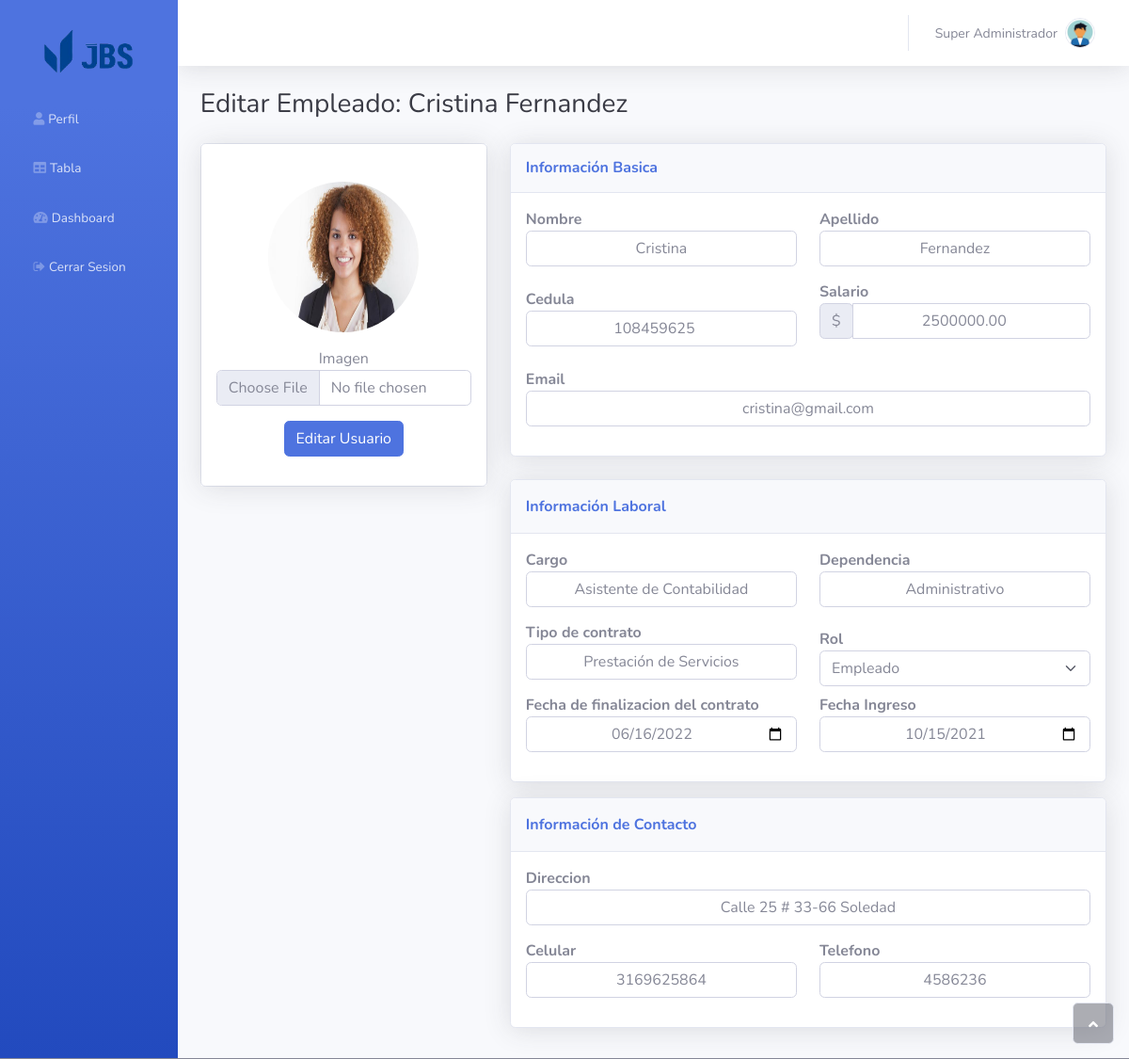
Page /system/edit/8 (signed in) on the earlier database version.
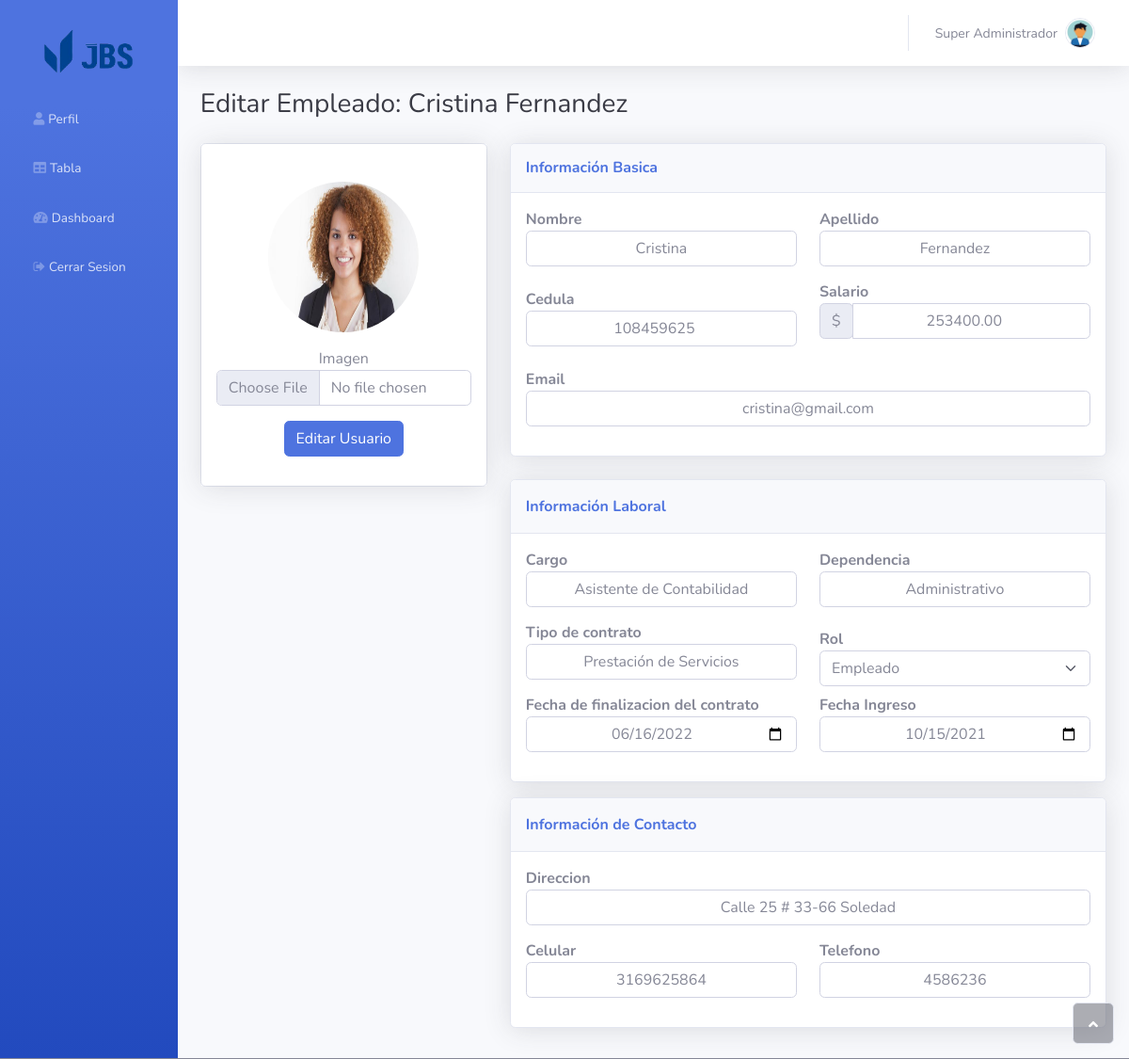
Same page on the later database version.
### flaskr/models/usuario.py (models this page shows, shortened)
class Usuario(UserMixin, sqla.Model):
    idUsuario = sqla.Column(sqla.Integer, primary_key=True, nullable=False)
    correo = sqla.Column(sqla.Text, nullable=False, unique=True)
    password = sqla.Column(sqla.Text, nullable=False)
    nombre = sqla.Column(sqla.Text, nullable=False)
    apellido = sqla.Column(sqla.Text, nullable=False)
    cedula = sqla.Column(sqla.Integer, nullable=False, unique=True)
    fecha_ingreso = sqla.Column(sqla.DateTime, nullable=False)
    fecha_contrato = sqla.Column(sqla.DateTime, nullable=False)
    tipo_contrato = sqla.Column(sqla.Text, nullable=False)
    cargo = sqla.Column(sqla.Text, nullable=False)
    dependencia = sqla.Column(sqla.Text, nullable=False)
    salario = sqla.Column(sqla.Float, nullable=False)
    estado = sqla.Column(sqla.Boolean, nullable=False, default=1)
    uuid = sqla.Column(sqla.String(64), nullable=False, default=lambda: str(uuid4()))
    idRol = sqla.Column(sqla.Integer, sqla.ForeignKey('rol.idRol'), nullable=False)
    nombreRol = sqla.relationship('Rol', backref=sqla.backref('usuarios', lazy=True))
    direccion = sqla.Column(sqla.String, nullable=False)
    celular = sqla.Column(sqla.Integer, nullable=False)
    telefono = sqla.Column(sqla.Integer, nullable=False)
    image = sqla.Column(sqla.Text, nullable=False)

### flaskr/system.py (the view, shortened to what this page needs)
@bp.route("/edit/<int:usuario_id>", methods=("GET", "POST"))
@login_required
@admin_required
def edit(usuario_id):
    error = None
    usuario = Usuario.query.filter_by(idUsuario=usuario_id, estado=1).first()
    if not usuario:
        error = "El usuario con este id no se encuentra en la base de datos"
    if error is None:
        form = NewUserForm()
        categorias =[]
        for i in range(current_user.idRol, 3):
            rol = Rol.query.filter_by(idRol=i+1).first()
            rol_choice = (rol.idRol, rol)
            categorias.append(rol_choice)
        form.idRol.choices = categorias
        form.correo.data = usuario.correo
        form.nombre.data = usuario.nombre
        form.apellido.data = usuario.apellido
        form.cedula.data = usuario.cedula
        form.fecha_ingreso.data = usuario.fecha_ingreso
        form.fecha_contrato.data = usuario.fecha_contrato
        form.tipo_contrato.data = usuario.tipo_contrato
        form.cargo.data = usuario.cargo
        form.dependencia.data = usuario.dependencia
        form.salario.data = usuario.salario
        form.idRol.data = usuario.idRol
        form.direccion.data = usuario.direccion
        form.celular.data = usuario.celular
        form.telefono.data = usuario.telefono
        return render_template('system/edit.html',usuario=usuario, form=form)
    flash(error, "danger")
    return redirect(url_for('system.table'))

### flaskr/forms.py (called while the page is built)
    def __call__(self, field, **kwargs):
        kwargs.setdefault('id', field.id)
        kwargs.setdefault('type', self.input_type)
        kwargs.setdefault("step", "100")
        if 'value' not in kwargs:
            kwargs['value'] = field._value()
        if 'required' not in kwargs and 'required' in getattr(field, 'flags', []):
            kwargs['required'] = True
        return Markup("""
                <div class="input-group mb-3">
                    <div class="input-group-prepend">
                        <span class="input-group-text">$</span>
                    </div>
                    <input %s>
                </div>""" % self.html_params(name=field.name, **kwargs))

### flaskr/models/rol.py (called while the page is built)
    def __repr__(self):
        return self.tipo

### flaskr/models/usuario.py (called while the page is built)
@login_manager.user_loader
def load_user(user_uuid):
    return Usuario.query.filter_by(uuid=user_uuid).first()

### flaskr/system.py (called while the page is built)
def admin_required(view):
        @functools.wraps(view)
        def wrapped_view(**kwargs):
            if current_user.idRol == 3:
                return redirect(url_for("system.profile"))
            return view(**kwargs)
        return wrapped_view

### flaskr/templates/system/edit.html (shortened to what the changed rows need)
{% extends 'base_after.html' %}
{% set active_page = 'Editar Usuario' %}
{% from "_error_messages.html" import error_messages %}
{% from "_flash_messages.html" import flash_messages %}
{% from "_retroalimentacion.html" import retroalimentacion %}
{% block container %}
<h3 class="text-dark mb-4">Editar Empleado: {{usuario.nombre}} {{usuario.apellido}}</h3>
<form action="{{ url_for('system.edit', usuario_id=usuario.idUsuario ) }}" method="POST" enctype="multipart/form-data">
    <div class="row mb-3">
        <div class="col-lg-4">
            <div class="card mb-3">
                <div class="card-body text-center shadow">
                    <img id="user_img" class="rounded-circle mb-3 mt-4" src="{% if usuario.image %} {{ url_for('system.uploads', filename=usuario.image) }} {% else %} {{ url_for('static', filename='img/avatars/avatar.jpeg') }} {% endif %}" width="160" height="160">
                    <div class="mb-3">
                        {{form.image.label}}
                        {{form.image(class="form-control")}}
                    </div>
                        {{form.submit(class="btn btn-primary", value="Editar Usuario")}}
                </div>
            </div>
        </div>
        <div class="col-lg-8">
            <div class="row">
                <div class="col">
                    <div class="card shadow mb-4">
                        <div class="card-body">
                            {% set flashes = get_flashed_messages(with_categories=true) %}
                            <div class="row">
                                <div class="col" style="text-align: left;margin: auto;">
                                    <div>
                                        {{ form.nombre.label(class="text-secondary fw-bold", style="margin: auto;") }}
                                        {{ form.nombre(class="form-control") }}
                                    </div>
                                </div>
                                <div class="col" style="text-align: left;margin: auto;">
                                    <div>
                                        {{ form.apellido.label(class="text-secondary fw-bold", style="margin: auto;") }}
                                        {{ form.apellido(class="form-control") }}
                                    </div>
                                </div>
                            </div>
                            <div class="row">
                                <div class="col" style="text-align: left;margin: auto;">
                                    <div>
                                        {{ form.cedula.label(class="text-secondary fw-bold", style="margin: auto;") }}
                                        {{ form.cedula(class="form-control") }}
                                    </div>
                                </div>
                                <div class="col" style="text-align: left;margin: auto;">
                                    <div>
                                        {{ form.salario(class="form-control") }}
                                    </div>
                                </div>
                            </div>
                            <div class="row">
                                <div class="col" style="text-align: left;margin: auto;">
                                    <div>
                                        {{ form.correo.label(class="text-secondary fw-bold", style="margin: auto;") }}
                                        {{ form.correo(class="form-control") }}
                                    </div>
                                </div>
                            </div>
                        </div>
                    </div>
                    <div class="card shadow mb-3">
                        <div class="card-body">
                            <div class="row">
                                <div class="col" style="text-align: left;margin: auto;">
                                    <div>
                                        {{ form.cargo.label(class="text-secondary fw-bold", style="margin: auto;") }}
                                        {{ form.cargo(class="form-control") }}
                                    </div>
                                </div>
                                <div class="col" style="text-align: left;margin: auto;">
                                    <div>
                                        {{ form.dependencia.label(class="text-secondary fw-bold", style="margin: auto;") }}
                                        {{ form.dependencia(class="form-control") }}
                                    </div>
                                </div>
                            </div>
                            <div class="row">
                                <div class="col" style="text-align: left;margin: auto;">
                                    <div>
                                        {{ form.tipo_contrato.label(class="text-secondary fw-bold", style="margin: auto;") }}
                                        {{ form.tipo_contrato(class="form-control") }}
                                    </div>
                                </div>
                                <div class="col" style="text-align: left;margin: auto;">
                                    <div>
                                        {{ form.idRol.label(class="text-secondary fw-bold", style="margin: auto;") }}
                                        {{ form.idRol(class="form-select") }}
                                    </div>
                                </div>
                            </div>
                            <div class="row">
                                <div class="col" style="text-align: left;margin: auto;">
                                    <div>
                                        {{ form.fecha_contrato.label(class="text-secondary fw-bold", style="margin: auto;") }}
                                        {{ form.fecha_contrato(class="form-control") }}
                                    </div>
                                </div>
                                <div class="col" style="text-align: left;margin: auto;">
                                    <div>
                                        {{ form.fecha_ingreso.label(class="text-secondary fw-bold", style="margin: auto;") }}
                                        {{ form.fecha_ingreso(class="form-control") }}
                                    </div>
                                </div>
                            </div>
                        </div>
                    </div>
                    <div class="card shadow" style="margin-bottom: 16px;">
                        <div class="card-body">
                            <div>
                                {{ form.direccion.label(class="text-secondary fw-bold", style="margin: auto;") }}
                                {{ form.direccion(class="form-control") }}
                                <div class="row">
                                    <div class="col" style="text-align: left;margin: auto;">
                                        <div>
                                            {{ form.celular.label(class="text-secondary fw-bold", style="margin: auto;") }}
                                            {{ form.celular(class="form-control") }}
                                        </div>
                                    </div>
                                    <div class="col" style="text-align: left;margin: auto;">
                                        <div>
                                            {{ form.telefono.label(class="text-secondary fw-bold", style="margin: auto;") }}
                                            {{ form.telefono(class="form-control") }}
                                        </div>
                                    </div>
                                </div>
                            </div>
                        </div>
                    </div>
                </div>
            </div>
        </div>
    </div>
</form>
{% endblock %}

Differences in the rows shown:
changed Usuario "Cristina": salario "2500000.00" → "253400.00"
